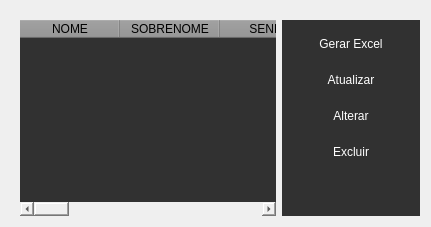
                <widget class="QWidget" name="tab_2">
                 <attribute name="title">
                  <string>Funcionários Cadastrados</string>
                 </attribute>
                 <layout class="QVBoxLayout" name="verticalLayout_8">
                  <item>
                   <widget class="QFrame" name="frame_3">
                    <property name="sizePolicy">
                     <sizepolicy hsizetype="Expanding" vsizetype="Expanding">
                      <horstretch>0</horstretch>
                      <verstretch>0</verstretch>
                     </sizepolicy>
                    </property>
                    <property name="styleSheet">
                     <string notr="true">border:None;
</string>
                    </property>
                    <property name="frameShape">
                     <enum>QFrame::StyledPanel</enum>
                    </property>
                    <property name="frameShadow">
                     <enum>QFrame::Raised</enum>
                    </property>
                    <layout class="QHBoxLayout" name="horizontalLayout_6">
                     <property name="leftMargin">
                      <number>9</number>
                     </property>
                     <property name="topMargin">
                      <number>9</number>
                     </property>
                     <property name="rightMargin">
                      <number>0</number>
                     </property>
                     <property name="bottomMargin">
                      <number>0</number>
                     </property>
                     <item>
                      <widget class="QTableWidget" name="tableWidget">
                       <property name="styleSheet">
                        <string notr="true">QHeaderView::section{
background-color: rgb(148,148,148);
color: black;
font: 10pt &quot;MS SHell Slg 2&quot;;
}

QTableWidget{
background-color:rgb(49, 49, 49);
color: white;


}
</string>
                       </property>
                       <column>
                        <property name="text">
                         <string>NOME</string>
                        </property>
                       </column>
                       <column>
                        <property name="text">
                         <string>SOBRENOME</string>
                        </property>
                       </column>
                       <column>
                        <property name="text">
                         <string>SENHA</string>
                        </property>
                       </column>
                       <column>
                        <property name="text">
                         <string>CARGO</string>
                        </property>
                       </column>
                       <column>
                        <property name="text">
                         <string>SALÁRIO</string>
                        </property>
                       </column>
                       <column>
                        <property name="text">
                         <string>TELEFONE</string>
                        </property>
                       </column>
                       <column>
                        <property name="text">
                         <string>LOGRADOURO</string>
                        </property>
                       </column>
                       <column>
                        <property name="text">
                         <string>BAIRRO</string>
                        </property>
                       </column>
                       <column>
                        <property name="text">
                         <string>NUMERO</string>
                        </property>
                       </column>
                       <column>
                        <property name="text">
                         <string>MUNICÍPIO</string>
                        </property>
                       </column>
                       <column>
                        <property name="text">
                         <string>CPF</string>
                        </property>
                       </column>
                       <column>
                        <property name="text">
                         <string>UF</string>
                        </property>
                       </column>
                       <column>
                        <property name="text">
                         <string>CEP</string>
                        </property>
                       </column>
                      </widget>
                     </item>
                     <item>
                      <widget class="QFrame" name="frame_8">
                       <property name="styleSheet">
                        <string notr="true">QPushButton{
color:white;
border-radius: 5px;	
background-color:rgb(49, 49, 49);
font: 11pt &quot;MS Shell Dlg 2&quot;;

}


QFrame{
background-color:rgb(49, 49, 49);
}</string>
                       </property>
                       <property name="frameShape">
                        <enum>QFrame::StyledPanel</enum>
                       </property>
                       <property name="frameShadow">
                        <enum>QFrame::Raised</enum>
                       </property>
                       <layout class="QVBoxLayout" name="verticalLayout_7">
                        <item>
                         <widget class="QPushButton" name="btn_excel">
                          <property name="minimumSize">
                           <size>
                            <width>120</width>
                            <height>30</height>
                           </size>
                          </property>
                          <property name="cursor">
                           <cursorShape>PointingHandCursor</cursorShape>
                          </property>
                          <property name="styleSheet">
                           <string notr="true">QPushButton:hover{
	background-color: rgb(0, 141, 0);
}</string>
                          </property>
                          <property name="text">
                           <string>Gerar Excel</string>
                          </property>
                         </widget>
                        </item>
                        <item>
                         <widget class="QPushButton" name="btnAtualizar">
                          <property name="minimumSize">
                           <size>
                            <width>120</width>
                            <height>30</height>
                           </size>
                          </property>
                          <property name="styleSheet">
                           <string notr="true">QPushButton:hover{
background-color: rgb(0, 85, 127);
}</string>
                          </property>
                          <property name="text">
                           <string>Atualizar</string>
                          </property>
                         </widget>
                        </item>
                        <item>
                         <widget class="QPushButton" name="btnAlterar">
                          <property name="minimumSize">
                           <size>
                            <width>120</width>
                            <height>30</height>
                           </size>
                          </property>
                          <property name="cursor">
                           <cursorShape>PointingHandCursor</cursorShape>
                          </property>
                          <property name="styleSheet">
                           <string notr="true">QPushButton:hover{
	background-color: rgb(206, 137, 0)
}</string>
                          </property>
                          <property name="text">
                           <string>Alterar</string>
                          </property>
                         </widget>
                        </item>
                        <item>
                         <widget class="QPushButton" name="btnExcluir">
                          <property name="minimumSize">
                           <size>
                            <width>120</width>
                            <height>30</height>
                           </size>
                          </property>
                          <property name="cursor">
                           <cursorShape>PointingHandCursor</cursorShape>
                          </property>
                          <property name="styleSheet">
                           <string notr="true">QPushButton:hover{
background-color: rgb(182, 0, 0);
}</string>
                          </property>
                          <property name="text">
                           <string>Excluir</string>
                          </property>
                         </widget>
                        </item>
                        <item>
                         <spacer name="verticalSpacer_2">
                          <property name="orientation">
                           <enum>Qt::Vertical</enum>
                          </property>
                          <property name="sizeHint" stdset="0">
                           <size>
                            <width>20</width>
                            <height>40</height>
                           </size>
                          </property>
                         </spacer>
                        </item>
                       </layout>
                      </widget>
                     </item>
                    </layout>
                   </widget>
                  </item>
                 </layout>
                </widget>
